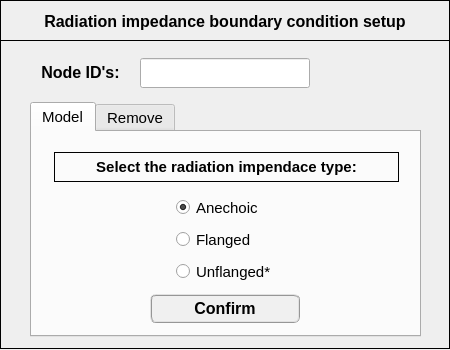
<?xml version="1.0" encoding="UTF-8"?>
<ui version="4.0">
 <class>Dialog</class>
 <widget class="QDialog" name="Dialog">
  <property name="geometry">
   <rect>
    <x>0</x>
    <y>0</y>
    <width>450</width>
    <height>350</height>
   </rect>
  </property>
  <property name="minimumSize">
   <size>
    <width>450</width>
    <height>350</height>
   </size>
  </property>
  <property name="maximumSize">
   <size>
    <width>450</width>
    <height>350</height>
   </size>
  </property>
  <property name="windowTitle">
   <string>Set: radiation impedance</string>
  </property>
  <widget class="QLineEdit" name="lineEdit_nodeID">
   <property name="geometry">
    <rect>
     <x>140</x>
     <y>58</y>
     <width>170</width>
     <height>30</height>
    </rect>
   </property>
   <property name="minimumSize">
    <size>
     <width>170</width>
     <height>0</height>
    </size>
   </property>
   <property name="maximumSize">
    <size>
     <width>170</width>
     <height>16777215</height>
    </size>
   </property>
   <property name="font">
    <font>
     <family>Arial</family>
     <pointsize>11</pointsize>
     <weight>75</weight>
     <italic>true</italic>
     <bold>true</bold>
    </font>
   </property>
   <property name="focusPolicy">
    <enum>Qt::ClickFocus</enum>
   </property>
   <property name="styleSheet">
    <string notr="true">color: rgb(0, 0, 255);</string>
   </property>
   <property name="text">
    <string/>
   </property>
   <property name="alignment">
    <set>Qt::AlignCenter</set>
   </property>
  </widget>
  <widget class="QFrame" name="frame">
   <property name="geometry">
    <rect>
     <x>0</x>
     <y>0</y>
     <width>450</width>
     <height>41</height>
    </rect>
   </property>
   <property name="minimumSize">
    <size>
     <width>450</width>
     <height>0</height>
    </size>
   </property>
   <property name="maximumSize">
    <size>
     <width>450</width>
     <height>16777215</height>
    </size>
   </property>
   <property name="frameShape">
    <enum>QFrame::Box</enum>
   </property>
   <property name="frameShadow">
    <enum>QFrame::Plain</enum>
   </property>
   <property name="lineWidth">
    <number>1</number>
   </property>
   <widget class="QLabel" name="label">
    <property name="geometry">
     <rect>
      <x>0</x>
      <y>6</y>
      <width>450</width>
      <height>30</height>
     </rect>
    </property>
    <property name="minimumSize">
     <size>
      <width>450</width>
      <height>30</height>
     </size>
    </property>
    <property name="maximumSize">
     <size>
      <width>450</width>
      <height>30</height>
     </size>
    </property>
    <property name="font">
     <font>
      <family>MS Shell Dlg 2</family>
      <pointsize>12</pointsize>
      <weight>75</weight>
      <italic>false</italic>
      <bold>true</bold>
     </font>
    </property>
    <property name="text">
     <string>Radiation impedance boundary condition setup</string>
    </property>
    <property name="textFormat">
     <enum>Qt::AutoText</enum>
    </property>
    <property name="alignment">
     <set>Qt::AlignCenter</set>
    </property>
   </widget>
  </widget>
  <widget class="QLabel" name="label_2">
   <property name="geometry">
    <rect>
     <x>23</x>
     <y>60</y>
     <width>115</width>
     <height>25</height>
    </rect>
   </property>
   <property name="font">
    <font>
     <family>MS Shell Dlg 2</family>
     <pointsize>12</pointsize>
     <weight>75</weight>
     <italic>false</italic>
     <bold>true</bold>
    </font>
   </property>
   <property name="text">
    <string>Node ID's:</string>
   </property>
   <property name="alignment">
    <set>Qt::AlignCenter</set>
   </property>
  </widget>
  <widget class="QTabWidget" name="tabWidget_radiation_impedance">
   <property name="geometry">
    <rect>
     <x>30</x>
     <y>102</y>
     <width>391</width>
     <height>235</height>
    </rect>
   </property>
   <property name="minimumSize">
    <size>
     <width>391</width>
     <height>235</height>
    </size>
   </property>
   <property name="maximumSize">
    <size>
     <width>391</width>
     <height>235</height>
    </size>
   </property>
   <property name="font">
    <font>
     <family>MS Shell Dlg 2</family>
     <pointsize>11</pointsize>
     <weight>50</weight>
     <italic>false</italic>
     <bold>false</bold>
    </font>
   </property>
   <property name="currentIndex">
    <number>0</number>
   </property>
   <widget class="QWidget" name="tab_model">
    <attribute name="title">
     <string>Model</string>
    </attribute>
    <widget class="QPushButton" name="pushButton_confirm">
     <property name="geometry">
      <rect>
       <x>118</x>
       <y>162</y>
       <width>150</width>
       <height>29</height>
      </rect>
     </property>
     <property name="maximumSize">
      <size>
       <width>150</width>
       <height>30</height>
      </size>
     </property>
     <property name="sizeIncrement">
      <size>
       <width>150</width>
       <height>30</height>
      </size>
     </property>
     <property name="font">
      <font>
       <family>MS Shell Dlg 2</family>
       <pointsize>12</pointsize>
       <weight>75</weight>
       <italic>false</italic>
       <bold>true</bold>
      </font>
     </property>
     <property name="styleSheet">
      <string notr="true">QPushButton{border-radius: 6px; border-color: rgb(150, 150, 150); border-style: ridge; border-width: 2px; color: rgb(0, 0, 0); background-color: rgb(240, 240, 240); font: 75 bold 12pt &quot;MS Shell Dlg 2&quot;}
QPushButton:hover{border-radius: 6px; border-color: rgb(0, 170, 255); border-style: ridge; border-width: 2px; color: rgb(0, 0, 0); background-color: rgba(174, 213, 255, 100); font: 75 bold 12pt &quot;MS Shell Dlg 2&quot;}
QPushButton:pressed{border-radius: 6px; border-color: rgb(0, 170, 255); border-style: ridge; border-width: 3px; color: rgb(0, 0, 0); background-color: rgb(174, 213, 255); font: 75 bold 12pt &quot;MS Shell Dlg 2&quot;}</string>
     </property>
     <property name="text">
      <string>Confirm</string>
     </property>
    </widget>
    <widget class="QLabel" name="label_20">
     <property name="enabled">
      <bool>true</bool>
     </property>
     <property name="geometry">
      <rect>
       <x>22</x>
       <y>20</y>
       <width>345</width>
       <height>30</height>
      </rect>
     </property>
     <property name="font">
      <font>
       <family>Arial</family>
       <pointsize>11</pointsize>
       <weight>75</weight>
       <italic>false</italic>
       <bold>true</bold>
      </font>
     </property>
     <property name="frameShape">
      <enum>QFrame::Box</enum>
     </property>
     <property name="text">
      <string>Select the radiation impendace type:</string>
     </property>
     <property name="alignment">
      <set>Qt::AlignCenter</set>
     </property>
    </widget>
    <widget class="QWidget" name="gridLayoutWidget">
     <property name="geometry">
      <rect>
       <x>142</x>
       <y>62</y>
       <width>109</width>
       <height>91</height>
      </rect>
     </property>
     <layout class="QGridLayout" name="gridLayout">
      <item row="2" column="0">
       <widget class="QRadioButton" name="radioButton_unflanged">
        <property name="minimumSize">
         <size>
          <width>105</width>
          <height>25</height>
         </size>
        </property>
        <property name="maximumSize">
         <size>
          <width>105</width>
          <height>25</height>
         </size>
        </property>
        <property name="font">
         <font>
          <pointsize>11</pointsize>
         </font>
        </property>
        <property name="text">
         <string>Unflanged*</string>
        </property>
       </widget>
      </item>
      <item row="0" column="0">
       <widget class="QRadioButton" name="radioButton_anechoic">
        <property name="minimumSize">
         <size>
          <width>105</width>
          <height>25</height>
         </size>
        </property>
        <property name="maximumSize">
         <size>
          <width>105</width>
          <height>25</height>
         </size>
        </property>
        <property name="font">
         <font>
          <pointsize>11</pointsize>
         </font>
        </property>
        <property name="text">
         <string>Anechoic</string>
        </property>
        <property name="checked">
         <bool>true</bool>
        </property>
       </widget>
      </item>
      <item row="1" column="0">
       <widget class="QRadioButton" name="radioButton_flanged">
        <property name="minimumSize">
         <size>
          <width>105</width>
          <height>25</height>
         </size>
        </property>
        <property name="maximumSize">
         <size>
          <width>105</width>
          <height>25</height>
         </size>
        </property>
        <property name="font">
         <font>
          <pointsize>11</pointsize>
         </font>
        </property>
        <property name="text">
         <string>Flanged</string>
        </property>
       </widget>
      </item>
     </layout>
    </widget>
   </widget>
   <widget class="QWidget" name="tab_remove">
    <attribute name="title">
     <string>Remove</string>
    </attribute>
    <widget class="QTreeWidget" name="treeWidget_radiation_impedance">
     <property name="geometry">
      <rect>
       <x>52</x>
       <y>44</y>
       <width>282</width>
       <height>122</height>
      </rect>
     </property>
     <property name="minimumSize">
      <size>
       <width>282</width>
       <height>122</height>
      </size>
     </property>
     <property name="maximumSize">
      <size>
       <width>282</width>
       <height>122</height>
      </size>
     </property>
     <property name="font">
      <font>
       <family>Arial</family>
       <italic>true</italic>
      </font>
     </property>
     <property name="indentation">
      <number>0</number>
     </property>
     <column>
      <property name="text">
       <string>Nodes</string>
      </property>
      <property name="font">
       <font>
        <family>Arial</family>
        <pointsize>10</pointsize>
        <weight>75</weight>
        <italic>true</italic>
        <bold>true</bold>
       </font>
      </property>
      <property name="textAlignment">
       <set>AlignCenter</set>
      </property>
     </column>
     <column>
      <property name="text">
       <string>Values</string>
      </property>
      <property name="font">
       <font>
        <family>Arial</family>
        <pointsize>10</pointsize>
        <weight>75</weight>
        <italic>true</italic>
        <bold>true</bold>
       </font>
      </property>
      <property name="textAlignment">
       <set>AlignCenter</set>
      </property>
     </column>
    </widget>
    <widget class="QLabel" name="label_29">
     <property name="geometry">
      <rect>
       <x>8</x>
       <y>8</y>
       <width>370</width>
       <height>30</height>
      </rect>
     </property>
     <property name="minimumSize">
      <size>
       <width>370</width>
       <height>30</height>
      </size>
     </property>
     <property name="maximumSize">
      <size>
       <width>370</width>
       <height>30</height>
      </size>
     </property>
     <property name="font">
      <font>
       <family>Arial</family>
       <pointsize>11</pointsize>
       <weight>75</weight>
       <italic>false</italic>
       <bold>true</bold>
      </font>
     </property>
     <property name="frameShape">
      <enum>QFrame::Box</enum>
     </property>
     <property name="text">
      <string>Select a node to remove the radiation impedance:</string>
     </property>
     <property name="textFormat">
      <enum>Qt::AutoText</enum>
     </property>
     <property name="alignment">
      <set>Qt::AlignCenter</set>
     </property>
    </widget>
    <widget class="QPushButton" name="pushButton_reset">
     <property name="geometry">
      <rect>
       <x>72</x>
       <y>170</y>
       <width>100</width>
       <height>30</height>
      </rect>
     </property>
     <property name="minimumSize">
      <size>
       <width>100</width>
       <height>30</height>
      </size>
     </property>
     <property name="maximumSize">
      <size>
       <width>100</width>
       <height>30</height>
      </size>
     </property>
     <property name="font">
      <font>
       <family>MS Shell Dlg 2</family>
       <pointsize>12</pointsize>
       <weight>75</weight>
       <italic>false</italic>
       <bold>true</bold>
      </font>
     </property>
     <property name="styleSheet">
      <string notr="true">QPushButton{border-radius: 6px; border-color: rgb(150, 150, 150); border-style: ridge; border-width: 2px; color: rgb(0, 0, 0); background-color: rgb(240, 240, 240); font: 75 bold 12pt &quot;MS Shell Dlg 2&quot;}
QPushButton:hover{border-radius: 6px; border-color: rgb(0, 170, 255); border-style: ridge; border-width: 2px; color: rgb(0, 0, 0); background-color: rgba(174, 213, 255, 100); font: 75 bold 12pt &quot;MS Shell Dlg 2&quot;}
QPushButton:pressed{border-radius: 6px; border-color: rgb(0, 170, 255); border-style: ridge; border-width: 3px; color: rgb(0, 0, 0); background-color: rgb(174, 213, 255); font: 75 bold 12pt &quot;MS Shell Dlg 2&quot;}</string>
     </property>
     <property name="text">
      <string>Reset</string>
     </property>
     <property name="flat">
      <bool>false</bool>
     </property>
    </widget>
    <widget class="QPushButton" name="pushButton_remove_bc_confirm">
     <property name="geometry">
      <rect>
       <x>214</x>
       <y>170</y>
       <width>100</width>
       <height>30</height>
      </rect>
     </property>
     <property name="minimumSize">
      <size>
       <width>100</width>
       <height>30</height>
      </size>
     </property>
     <property name="maximumSize">
      <size>
       <width>100</width>
       <height>30</height>
      </size>
     </property>
     <property name="font">
      <font>
       <family>MS Shell Dlg 2</family>
       <pointsize>12</pointsize>
       <weight>75</weight>
       <italic>false</italic>
       <bold>true</bold>
      </font>
     </property>
     <property name="styleSheet">
      <string notr="true">QPushButton{border-radius: 6px; border-color: rgb(150, 150, 150); border-style: ridge; border-width: 2px; color: rgb(0, 0, 0); background-color: rgb(240, 240, 240); font: 75 bold 12pt &quot;MS Shell Dlg 2&quot;}
QPushButton:hover{border-radius: 6px; border-color: rgb(0, 170, 255); border-style: ridge; border-width: 2px; color: rgb(0, 0, 0); background-color: rgba(174, 213, 255, 100); font: 75 bold 12pt &quot;MS Shell Dlg 2&quot;}
QPushButton:pressed{border-radius: 6px; border-color: rgb(0, 170, 255); border-style: ridge; border-width: 3px; color: rgb(0, 0, 0); background-color: rgb(174, 213, 255); font: 75 bold 12pt &quot;MS Shell Dlg 2&quot;}</string>
     </property>
     <property name="text">
      <string>Remove</string>
     </property>
    </widget>
   </widget>
  </widget>
  <widget class="QFrame" name="frame_2">
   <property name="geometry">
    <rect>
     <x>0</x>
     <y>40</y>
     <width>450</width>
     <height>309</height>
    </rect>
   </property>
   <property name="minimumSize">
    <size>
     <width>450</width>
     <height>309</height>
    </size>
   </property>
   <property name="maximumSize">
    <size>
     <width>450</width>
     <height>309</height>
    </size>
   </property>
   <property name="frameShape">
    <enum>QFrame::Box</enum>
   </property>
   <property name="frameShadow">
    <enum>QFrame::Plain</enum>
   </property>
   <property name="lineWidth">
    <number>1</number>
   </property>
  </widget>
  <zorder>frame_2</zorder>
  <zorder>lineEdit_nodeID</zorder>
  <zorder>frame</zorder>
  <zorder>label_2</zorder>
  <zorder>tabWidget_radiation_impedance</zorder>
 </widget>
 <resources/>
 <connections/>
</ui>
